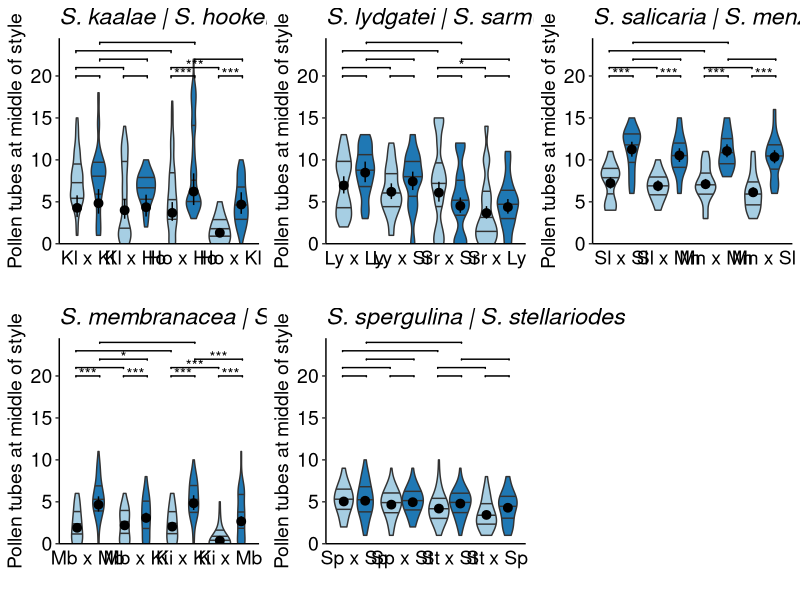
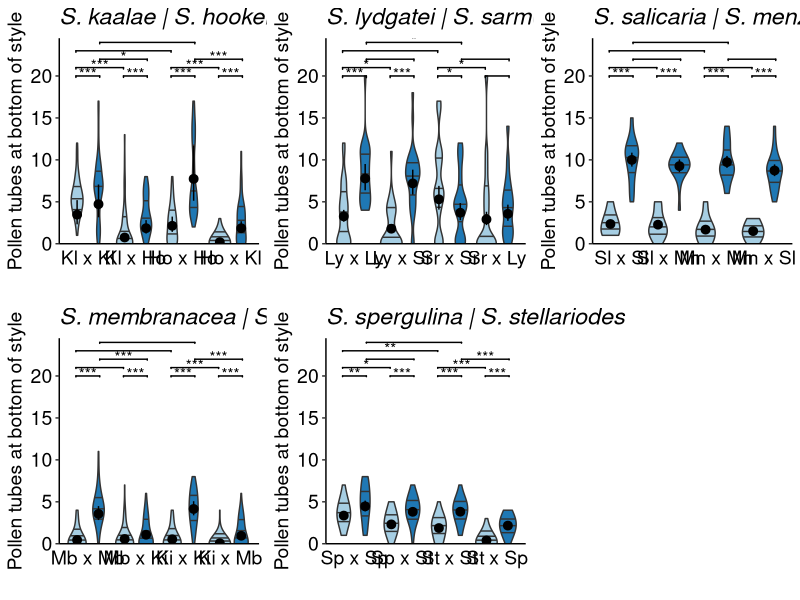
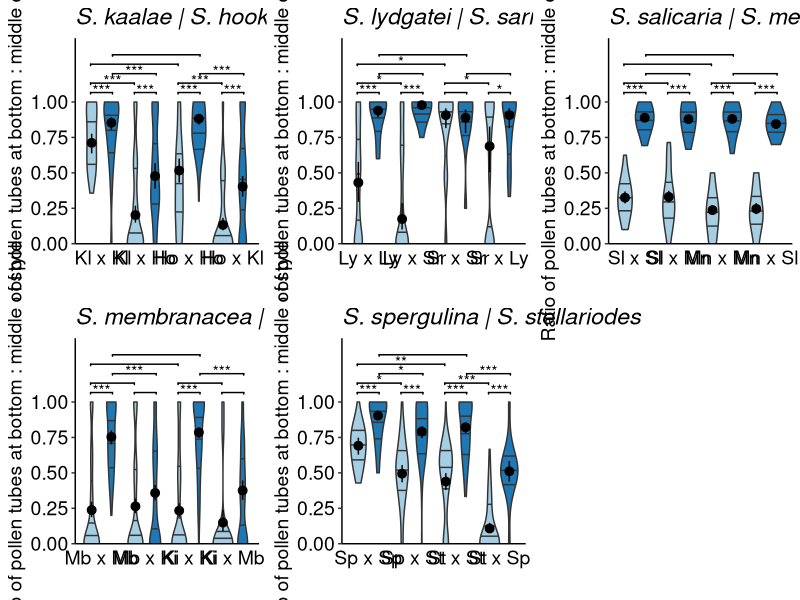
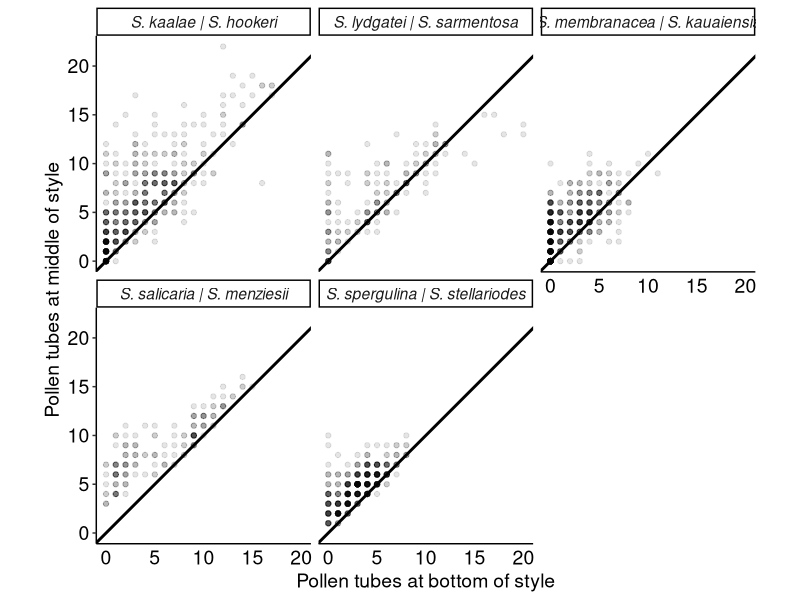

Source code (R) for these figures, in order:
## ---- chunk 1
library(knitr)
knitr::opts_chunk$set(comment="", cache=T, warning = F, message = F, width=999,
                      fig.path = "figures/", dev = "svglite", dev.args=list(fix_text_size=FALSE))
options(knitr.kable.NA = '')
library(tidyverse)
library(ggsignif) 
library(gridExtra)
library(broom)
library(emmeans) #Estimated marginal means aka least square means.
library(glmmTMB) #generalized linear mixed models with Template Model Builder

#overwrite function to make emmeans and multcomp play nice
modelparm.glmmTMB <- function (model, coef. = function(x) fixef(x)[[component]],
                               vcov. = function(x) vcov(x)[[component]],
                               df = NULL, component="cond", ...) {
    multcomp:::modelparm.default(model, coef. = coef., vcov. = vcov.,
                        df = df, ...)
}

signif.num <- function(x) {
    symnum(x, corr = FALSE, na = FALSE, legend = FALSE,
           cutpoints = c(0, 0.001, 0.01, 0.05, 1), 
           symbols = c("***", "**", "*", " "))
}
## ---- chunk 2
#long format: salmen, lydsar, kaahoo
#wide format: memkau, speste, kaahoo_extra
pops <- list(kaal = c("892", "3587"), hook = c("794", "866", "879","899"), 
             lydg="6682", sarm="896", 
             sali="842", menz = c("849", "950"), 
             sper= c("120289","120294","120296"), stel = c("14651","14765"),
             memb = c("mem","864"), kaua = "kaua")

pair_labels <- c(kaahoo = "S. kaalae | S. hookeri",
                 lydsar = "S. lydgatei | S. sarmentosa",
                 salmen = "S. salicaria | S. menziesii",
                 speste = "S. spergulina | S. stellariodes",
                 memkau = "S. membranacea | S. kauaiensis")

abbrev <- list(kaahoo = c(K="Kl",H="Ho"), 
               lydsar = c(L="Ly",S="Sr"), 
               salmen = c(S="Sl",M="Mn"), 
               speste = c(Sp="Sp",St="St"), 
               memkau = c(M="Mb",K="Ki"))
cross_levels <- map(abbrev, ~ c(paste0(.x[1],"x",.x[1]), paste0(.x[1],"x",.x[2]), paste0(.x[2],"x",.x[2]), paste0(.x[2],"x",.x[1])))

tubesl <- list()             
# kaalae - hookeri
tubesl[["kaahoo"]] <- read_csv("data/pollentubes_kaahoo_extra.csv") %>% 
  pivot_longer(starts_with(c("mid","bottom")), names_to=c("location","stigma"), names_sep="_", values_to="n_tubes") %>% 
  pivot_wider(names_from="location", values_from="n_tubes") %>% 
  drop_na(mid, bottom) %>% #one entry has mid but no bottom count
  mutate(vial = as.character(vial),
         momcross = toupper(str_sub(momsp,1,1)), dadcross = toupper(str_sub(dadsp,1,1)),
         observer="SGW") %>% 
  bind_rows(read_csv("data/pollentubes_kaahoo.csv") %>% #edited from pollentubes.csv
              separate(cross, into=c("momcross","dadcross"), sep="x") %>% 
              mutate(observer="SZ")) %>% 
  mutate(momid = paste(momcross, momid), dadid = paste(dadcross, dadid))

# lydgatei- - sarmentosa
tubesl[["lydsar"]] <- read_csv("data/pollentubes_lydsar.csv") %>% 
  filter(keep == 1, hr != 2) %>% select(-keep) %>%  #exclude the resamples of pollinations that gave no tubes, and counts at 2 hrs
  mutate(mompop = as.character(mompop), dadpop=as.character(dadpop),
         momid = paste(mompop, momplant), dadid = paste(dadpop, dadplant),
         momcross = ifelse(mompop %in% pops[["sarm"]], "S", "L"), dadcross = ifelse(dadpop %in% pops[["sarm"]], "S", "L"))

#salicaria - menziesii
tubesl[["salmen"]] <- read_csv("data/pollentubes_salmen.csv") %>% 
  select(-cross) %>% 
  mutate(mompop = str_sub(momid, 1, 3), dadpop = str_sub(dadid, 1, 3),
         momcross = ifelse(mompop %in% pops[["sali"]], "S", "M"), dadcross = ifelse(dadpop %in% pops[["sali"]], "S", "M"))

# membranacea - kauaiensis
tubesl[["memkau"]] <- read_csv("data/pollentubes_memkau.csv") %>% mutate(across(ends_with("sp"), as.factor)) %>% 
  pivot_longer(starts_with(c("mid","bottom")), names_to=c("location","stigma"), names_sep="_", values_to="n_tubes") %>% 
  pivot_wider(names_from="location", values_from="n_tubes") %>% 
  mutate(status = fct_explicit_na(status, "OK"),
         mid =    ifelse(status=="no pollen on stigmas", NA, mid), #set to NA to drop, 0 to keep
         bottom = ifelse(status=="no pollen on stigmas", NA, bottom)) %>% #see SGW email 2022-05-09, NOTES tab
  drop_na(mid) %>% 
  mutate(momcross = ifelse(momsp %in% pops[["memb"]], "M", "K"),  dadcross = ifelse(dadsp %in% pops[["memb"]], "M", "K"),
         momid = paste(momcross, momplant), dadid = paste(dadcross, dadplant),)

#spergulina - stellarioides
tubesl[["speste"]] <- read_csv("data/pollentubes_speste.csv") %>% mutate(across(ends_with("pop"), as.factor)) %>% 
  pivot_longer(starts_with(c("mid","bottom")), names_to=c("location","stigma"), names_sep="_", values_to="n_tubes") %>% 
  pivot_wider(names_from="location", values_from="n_tubes") %>% drop_na(mid) %>% 
  mutate(momid = paste(mompop, momplant), dadid = paste(dadpop, dadplant),
         momcross = ifelse(mompop %in% pops[["sper"]], "Sp", "St"), dadcross = ifelse(dadpop %in% pops[["sper"]], "Sp", "St"))

tubes <- map(tubesl, ~mutate(.x, across(any_of("vial"), as.character))) %>% 
  bind_rows(.id = "pair") %>% 
  mutate(hr = factor(paste0(hr,"hr"), levels=c("4hr","24hr")),
         ratioraw = bottom/mid,
         adjmid = ifelse(bottom > mid, bottom, mid),
         ratio = bottom/adjmid,
         justmid = mid - bottom,
         momcross = map2_chr(pair, momcross, ~ abbrev[[.x]][[.y]]),
         dadcross = map2_chr(pair, dadcross, ~ abbrev[[.x]][[.y]]),
         cross = factor(paste0(momcross,"x",dadcross), levels=unlist(cross_levels)),
         crosshr = factor(paste0(cross, hr), levels = paste(rep(levels(cross),each=2), levels(hr), sep="")))
str(tubes)
## ---- chunk 3
kable(with(tubes, table(cross, hr)), caption="Number of stigmas of each cross type")
## ---- chunk 4
pair_contrasts <- function(mod) {
  lv <- levels(mod$frame$crosshr)
  crosshr.x <- set_names(rep(1:4, each=2) + rep(c(-0.25, 0.25), 4), lv)
  tube.contrasts <- list(c(5,6), c(7,8), c(5,7), c(6,8),
                         c(3,4), c(1,2), c(3,1), c(4,2), 
                         c(5,1), c(6,2)) %>% 
    map_chr(~paste(lv[.x[1]], "-", lv[.x[2]], "== 0"))
  
  multcomp::glht(mod, linfct = multcomp::mcp(crosshr=tube.contrasts)) %>%
  multcomp:::summary.glht(test=multcomp::adjusted(type="fdr")) %>% tidy() %>% 
  separate(contrast, c("lvl1", "lvl2"), sep = " - ", extra="merge") %>%
  mutate(signif = adj.p.value < 0.05, 
         stars = signif.num(adj.p.value), 
         height =  c(rep(c(1,1,2,3),2),4,5), 
         x1 = crosshr.x[lvl1], 
         x2 = crosshr.x[lvl2])
}

pair_emm <- function(mod) {
  emm <- ref_grid(mod) %>% emmeans(~ cross*hr) %>% summary()
  if(mod$modelInfo$family$link == "logit") {
    emm %>% mutate(response = plogis(emmean), uSE = plogis(emmean+SE), lSE = plogis(emmean-SE))
  } else if(mod$modelInfo$family$link == "log") {
    emm %>% mutate(response = exp(emmean), uSE = exp(emmean+SE), lSE = exp(emmean-SE))
  }
}

#TODO add random effect of pollination number
tubes.mod <- tubes %>% group_by(pair) %>% nest() %>% 
  mutate(mid_mod    = map(data, ~ glmmTMB(mid~cross*hr + (1|momid) + (1|dadid), data=.x, family="poisson")),
         mid_mod2   = map(data, ~ glmmTMB(mid~crosshr +  (1|momid) + (1|dadid), data=.x, family="poisson")),
         mid_emm    = map(mid_mod, pair_emm),
         mid_cont   = map(mid_mod2, pair_contrasts),
         bottom_mod = map(data, ~ glmmTMB(bottom~cross*hr + (1|momid) + (1|dadid), data=.x, family="poisson")),
         bottom_mod2= map(data, ~ glmmTMB(bottom~crosshr  + (1|momid) + (1|dadid), data=.x, family="poisson")),
         bottom_emm = map(bottom_mod, pair_emm),
         bottom_cont= map(bottom_mod2, pair_contrasts),
         ratio_mod  = map(data, ~ glmmTMB(cbind(bottom, adjmid-bottom)~cross*hr + (1|momid) + (1|dadid), data=.x, family="binomial")),
         ratio_mod2 = map(data, ~ glmmTMB(cbind(bottom, adjmid-bottom)~crosshr  + (1|momid) + (1|dadid), data=.x, family="binomial")),
         ratio_emm  = map(ratio_mod, pair_emm),
         ratio_cont = map(ratio_mod2, pair_contrasts))
## ---- chunk 5
mytheme <- theme(legend.text=element_text(size=rel(1)), legend.position="right", 
                 axis.text = element_text(colour="black", size=rel(1)), text=element_text(size=14), 
                 axis.ticks.x = element_blank(), plot.title = element_text(face="italic"))
timefills <-   scale_fill_brewer(palette=3, type="qual", labels=c("4 hr","24 hr"))

var_labels <- c(mid = "Pollen tubes at middle of style",
                bottom = "Pollen tubes at bottom of style",
                ratio = "Ratio of pollen tubes at bottom : middle of style",
                justmid = "Difference of pollen tubes at middle and bottom of style")

plot_emm <- function(pair, emm, cont, data, yvar) {
  ggplot(emm, aes(y=response, x=cross, fill=hr)) +
    geom_violin(data=data, aes_string(y=yvar),position=position_dodge(), 
                draw_quantiles=c(0.25,0.5,0.75), size=0.5, bw=ifelse(yvar=="ratio",0.1,1)) +
    geom_pointrange(aes(ymin=lSE, ymax=uSE), position=position_dodge2(0.9)) +
    geom_signif(data=emm, y_position=cont$height/c(mid=1, bottom=1, ratio=15)[yvar]+c(mid=19, bottom=19, ratio=1)[yvar], 
                xmin = cont$x1, xmax = cont$x2, annotations=cont$stars, vjust=0.5, tip_length=0.01) +
    labs(x="", y=var_labels[yvar], title=pair_labels[pair]) +
    scale_y_continuous(limits=c(0,c(mid=24, bottom=24, ratio=1.4)[yvar]), 
                       expand = expansion(add=c(0,c(mid=0.5, bottom=0.5, ratio=0.05)[yvar])), 
                       breaks = seq(0,1,by=0.25) * c(mid = 20, bottom = 20, ratio = 1)[yvar])+
    scale_x_discrete(labels=~str_replace(.x, "x"," x ")) + 
    theme_classic() + mytheme + timefills + guides(fill="none")
}

library(gridExtra)
grid.arrange(grobs=pmap(select(tubes.mod, pair, emm=mid_emm, cont=mid_cont, data), 
                        plot_emm, yvar="mid"), nrow=2)
grid.arrange(grobs=pmap(select(tubes.mod, pair, emm=bottom_emm, cont=bottom_cont, data),
                        plot_emm, yvar="bottom"), nrow=2)
grid.arrange(grobs=pmap(select(tubes.mod, pair, emm=ratio_emm, cont=ratio_cont, data),
                        plot_emm, yvar="ratio"), nrow=2)
## ---- chunk 6
ggplot(tubes, aes(x=bottom, y=mid)) + 
  facet_wrap(vars(pair), labeller=as_labeller(pair_labels))+
  labs(x=var_labels["bottom"], y=var_labels["mid"]) +
  geom_abline(slope=1, size=1) +
  geom_point(alpha=0.1) + 
  coord_fixed(xlim=c(0,NA),ylim=c(0,NA))+
  theme_classic()+mytheme+theme(strip.text=element_text(face="italic"))
## ---- chunk 7
citation("glmmTMB")
citation("emmeans")
citation("multcomp")
